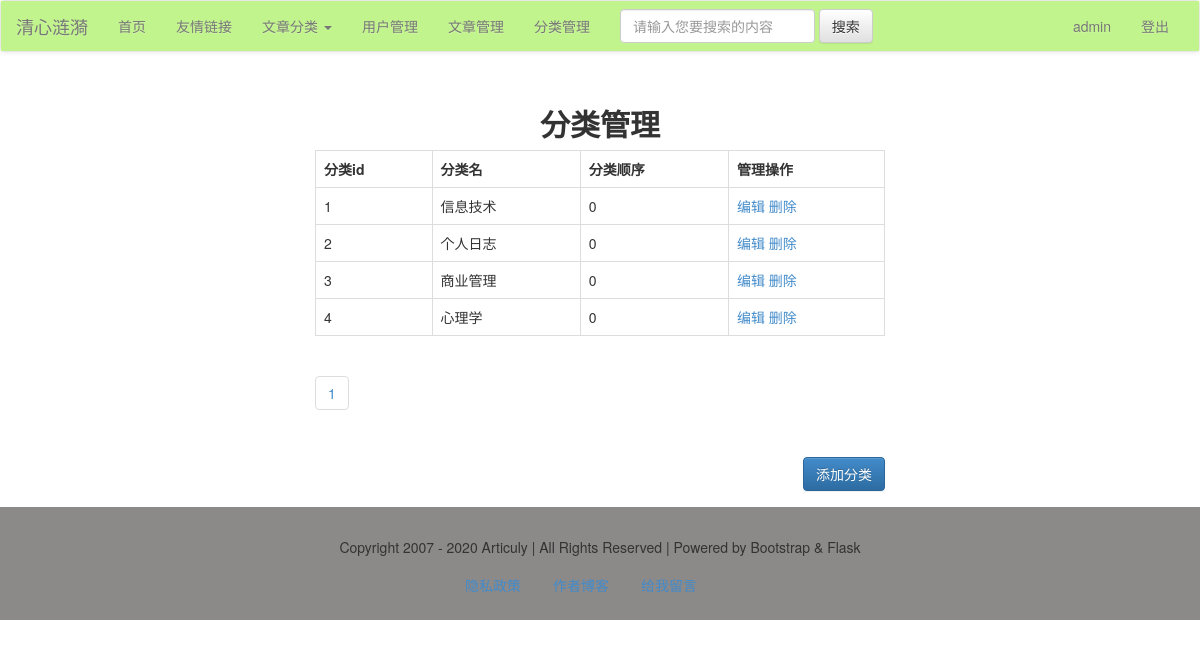
Before: /article/cate_list (signed in) with the older database file.
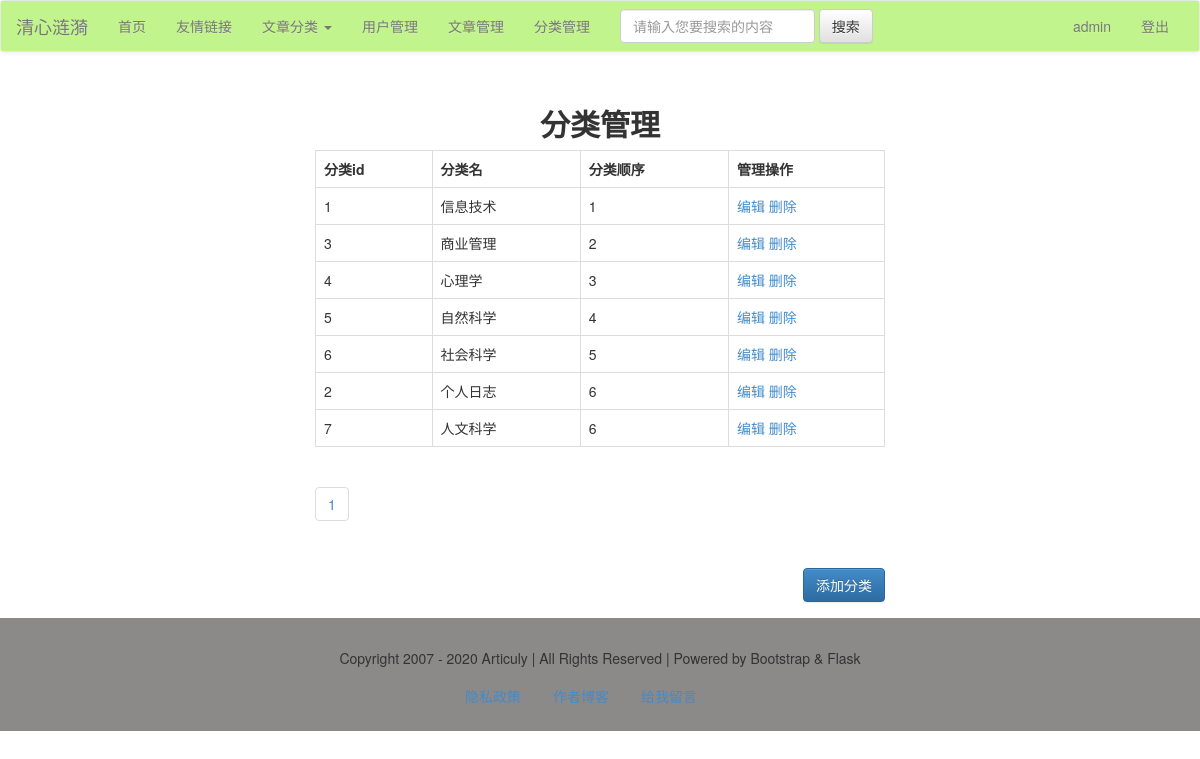
After: the same page with the newer database file.
### models.py (models this page shows)
class Category(db.Model):
    cate_id = db.Column(db.Integer, primary_key=True)
    cate_name = db.Column(db.String, unique=True)
    cate_order = db.Column(db.Integer, default=0)
    articles = db.relationship('Article')

### views/articles.py (the view)
@article_app.route('/cate_list/<int:page>', methods=['get'])
@article_app.route('/cate_list', defaults={'page': 1}, methods=['get'])
@login_required
def cateList(page):
    res = Category.query.order_by(Category.cate_order).paginate(page, 10)
    cates = res.items
    pageList = res.iter_pages()
    return render_template('category/list.html', cates=cates, pageList=pageList)

### app.py (called while the page is built)
@app.context_processor
def account():
    username = session.get('user')
    return {'username': username}

@app.context_processor
def getCateList():
    cates = Category.query.all()
    return {'cates': cates}

### libs.py (called while the page is built)
def login_required(func):
    @wraps(func)
    def decorator_nest(*args, **kwargs):
        if not 'user' in session:
            return redirect(url_for('login'))
        else:
            print(func)
            return func(*args, **kwargs)
    return decorator_nest

### templates/category/list.html (shortened to what this page needs)
{% extends'base.html' %}
{% block content %}
    <div class="container-fluid">
        <div class="row">
            <div class="main col-lg-6 col-lg-offset-3 col-md-8 col-md-offset-2 col-sm-10 col-sm-offset-1 col-xs-12">
                <h2 class="text-center"><b>分类管理</b></h2>
                <table class="table table-bordered ">
                    <tr>
                        <th>分类id</th>
                        <th>分类名</th>
                        <th>分类顺序</th>
                        <th>管理操作</th>
                    </tr>
                    {% for cate in cates %}
                        <tr>
                            <td>{{ cate.cate_id }}</td>
                            <td>{{ cate.cate_name }}</td>
                            <td>{{ cate.cate_order }}</td>
                            <td>
                                <a href="{{ url_for("article_app.editCate", cate_id=cate.cate_id) }}">编辑</a>
                                <a href="{{ url_for("article_app.deleteCate", cate_id=cate.cate_id) }}">删除</a>
                            </td>
                        </tr>
                    {% endfor %}
                </table>
                <ul class="pagination">
                    {% for page in pageList %}
                        {% if page!=None %}
                            <li><a href="{{ url_for("article_app.cateList", page=page) }}">{{ page }}</a></li>
                        {% else %}
                            <li><a href="#">...</a></li>
                        {% endif %}
                    {% endfor %}
                </ul>
                <a href="{{ url_for("article_app.addCate") }}"><input type="button" name="post"
                                                                      class="btn btn-primary pull-right"
                                                                      value="添加分类"></a>
                <div class="row"></div>
            </div>
        </div>
    </div>
{% endblock %}

### templates/base.html (shortened to what this page needs)
<!DOCTYPE html>
<html>
{% block head %}
    <head>
        <link rel="stylesheet" type="text/css" href="{{ url_for("static", filename="css/bootstrap.css") }}"/>
        <link rel="stylesheet" type="text/css" href="{{ url_for("static", filename="css/bootstrap-theme.css") }}"/>
    </head>
{% endblock %}
<body>
{% block nav %}
    <nav class="navbar navbar-default">
        <div class="container-fluid" style="background-color: #C1F48C;">
            <div class="navbar-header">
                <a class="navbar-brand" href="#">清心涟漪</a>
            </div>
            <div class="collapse navbar-collapse" id="bs-example-navbar-collapse-1">
                <ul class="nav navbar-nav">
                    <li><a href="/">首页</a></li>
                    <li><a href="#">友情链接</a></li>
                    {% if cates.total!=0 %}
                        <li class="dropdown">
                            <a href="#" class="dropdown-toggle" data-toggle="dropdown" role="button"
                               aria-haspopup="true"
                               aria-expanded="false">文章分类 <span class="caret"></span></a>
                        </li>
                    {% endif %}
                    {% if username %}
                        <li><a href="{{ url_for("user_app.userList") }}">用户管理</a></li>
                        <li><a href="{{ url_for("article_app.list") }}">文章管理</a></li>
                        <li><a href="{{ url_for("article_app.cateList") }}">分类管理</a></li>
                    {% endif %}
                </ul>
                <form class="navbar-form navbar-left">
                    <div class="form-group">
                        <input type="text" class="form-control" placeholder="请输入您要搜索的内容">
                    </div>
                    <button type="submit" class="btn btn-default">搜索</button>
                </form>
                <ul class="nav navbar-nav navbar-right">
                    {% if not username %}
                    <li><a href="{{ url_for("login") }}">登陆</a></li>
                    <li><a href="{{ url_for("user_app.register") }}">注册</a></li>
                    {% else %}
                    <li><a href="#">{{ username }}</a> </li>
                    <li><a href="{{ url_for("logout") }}">登出</a> </li>
                    {% endif %}
                </ul>
            </div>
        </div>
    </nav>
{% endblock %}
{% block content %}{% endblock %}
{% block footer %}
    <footer>
        <div class="container-fluid">
            <div class="row">
                <div class="col-md-12">
                    Copyright 2007 - 2020 Articuly | All Rights Reserved | Powered by Bootstrap & Flask
                </div>
            </div>
        </div>
        <nav>
            <ul class="nav nav-pills">
                <li><a href="" data-toggle="modal" data-target="#myModal">隐私政策</a></li>
                <li><a href="https://articuly.com" target="_blank">作者博客</a></li>
                <li><a href="">给我留言</a></li>
            </ul>
        </nav>
    </footer>
{% endblock %}
</body>
</html>

### templates/base.html (style rules this page uses)
footer { padding: 15px; background: #8c8989; text-align: center; }
footer nav { margin: auto; width: 300px; }
.row { margin-top: 15px; margin-bottom: 8px; }

Changed rows visible on the page:
changed Category "信息技术": cate_order "0" → "1"
changed Category "商业管理": cate_order "0" → "2"
changed Category "心理学": cate_order "0" → "3"
added Category: cate_id "5", cate_name "自然科学", cate_order "4"
added Category: cate_id "6", cate_name "社会科学", cate_order "5"
changed Category "个人日志": cate_order "0" → "6"; moves down the list
added Category: cate_id "7", cate_name "人文科学", cate_order "6"
